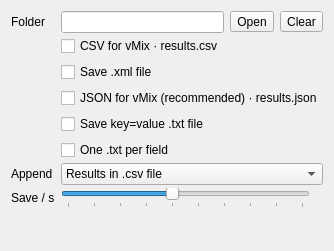
              <widget class="QWidget" name="tab_textFiles">
               <property name="sizePolicy">
                <sizepolicy hsizetype="Preferred" vsizetype="Preferred">
                 <horstretch>0</horstretch>
                 <verstretch>0</verstretch>
                </sizepolicy>
               </property>
               <layout class="QFormLayout" name="formLayout_2">
                <property name="fieldGrowthPolicy">
                 <enum>QFormLayout::ExpandingFieldsGrow</enum>
                </property>
                <property name="verticalSpacing">
                 <number>3</number>
                </property>
                <property name="bottomMargin">
                 <number>0</number>
                </property>
                <item row="0" column="0">
                 <widget class="QLabel" name="label_7">
                  <property name="text">
                   <string>Folder</string>
                  </property>
                 </widget>
                </item>
                <item row="0" column="1">
                 <widget class="QWidget" name="widget_5" native="true">
                  <property name="sizePolicy">
                   <sizepolicy hsizetype="Expanding" vsizetype="Fixed">
                    <horstretch>0</horstretch>
                    <verstretch>0</verstretch>
                   </sizepolicy>
                  </property>
                  <layout class="QHBoxLayout" name="horizontalLayout_6">
                   <property name="leftMargin">
                    <number>0</number>
                   </property>
                   <property name="topMargin">
                    <number>0</number>
                   </property>
                   <property name="rightMargin">
                    <number>0</number>
                   </property>
                   <property name="bottomMargin">
                    <number>0</number>
                   </property>
                   <item>
                    <widget class="QLineEdit" name="lineEdit_folder">
                     <property name="toolTip">
                      <string>The folder the text files are written to</string>
                     </property>
                     <property name="readOnly">
                      <bool>true</bool>
                     </property>
                    </widget>
                   </item>
                   <item>
                    <widget class="QToolButton" name="pushButton_selectFolder">
                     <property name="toolTip">
                      <string>Choose the output folder</string>
                     </property>
                     <property name="text">
                      <string>Open</string>
                     </property>
                    </widget>
                   </item>
                   <item>
                    <widget class="QToolButton" name="toolButton_trashFolder">
                     <property name="toolTip">
                      <string>Stop writing files (forget the folder)</string>
                     </property>
                     <property name="text">
                      <string>Clear</string>
                     </property>
                    </widget>
                   </item>
                  </layout>
                 </widget>
                </item>
                <item row="1" column="1">
                 <widget class="QWidget" name="widget_12" native="true">
                  <property name="sizePolicy">
                   <sizepolicy hsizetype="Expanding" vsizetype="Fixed">
                    <horstretch>0</horstretch>
                    <verstretch>0</verstretch>
                   </sizepolicy>
                  </property>
                  <layout class="QVBoxLayout" name="horizontalLayout_14">
                   <property name="leftMargin">
                    <number>0</number>
                   </property>
                   <property name="topMargin">
                    <number>0</number>
                   </property>
                   <property name="rightMargin">
                    <number>0</number>
                   </property>
                   <property name="bottomMargin">
                    <number>0</number>
                   </property>
                   <item>
                    <widget class="QCheckBox" name="checkBox_saveCsv">
                     <property name="toolTip">
                      <string>Also write results.csv: a timestamp and a column per field</string>
                     </property>
                     <property name="text">
                      <string>CSV for vMix · results.csv</string>
                     </property>
                    </widget>
                   </item>
                   <item>
                    <widget class="QCheckBox" name="checkBox_saveXML">
                     <property name="toolTip">
                      <string>Also write results.xml: every field with its name, text, state and position</string>
                     </property>
                     <property name="text">
                      <string>Save .xml file</string>
                     </property>
                    </widget>
                   </item>
                   <item>
                    <widget class="QCheckBox" name="checkBox_saveJson">
                     <property name="toolTip">
                      <string>Write results.json for vMix Data Sources: one array row with every field, [{"Home Score": "21", ...}]</string>
                     </property>
                     <property name="text">
                      <string>JSON for vMix (recommended) · results.json</string>
                     </property>
                    </widget>
                   </item>
                   <item>
                    <widget class="QCheckBox" name="checkBox_saveKeyValue">
                     <property name="toolTip">
                      <string>Also write results.txt: a "Field Name=value" line per field (for example for SuiteCG or a TriCaster DataLink watch folder)</string>
                     </property>
                     <property name="text">
                      <string>Save key=value .txt file</string>
                     </property>
                    </widget>
                   </item>
                   <item>
                    <widget class="QCheckBox" name="checkBox_savePerBoxTxt">
                     <property name="toolTip">
                      <string>One .txt per field (not recommended; use results.json for vMix)</string>
                     </property>
                     <property name="text">
                      <string>One .txt per field</string>
                     </property>
                     <property name="checked">
                      <bool>false</bool>
                     </property>
                    </widget>
                   </item>
                  </layout>
                 </widget>
                </item>
                <item row="2" column="0">
                 <widget class="QLabel" name="label_append">
                  <property name="toolTip">
                   <string>Add each new value to a log, or keep only the latest values</string>
                  </property>
                  <property name="text">
                   <string>Append</string>
                  </property>
                 </widget>
                </item>
                <item row="2" column="1">
                 <widget class="QComboBox" name="comboBox_appendMethod">
                  <property name="toolTip">
                   <string>Add each new value to a log (results.csv, the .txt files or both), or keep only the latest values</string>
                  </property>
                  <property name="sizePolicy">
                   <sizepolicy hsizetype="Expanding" vsizetype="Fixed">
                    <horstretch>0</horstretch>
                    <verstretch>0</verstretch>
                   </sizepolicy>
                  </property>
                  <item>
                   <property name="text">
                    <string>Results in .csv file</string>
                   </property>
                  </item>
                  <item>
                   <property name="text">
                    <string>Results in .txt files</string>
                   </property>
                  </item>
                  <item>
                   <property name="text">
                    <string>Results in both</string>
                   </property>
                  </item>
                  <item>
                   <property name="text">
                    <string>Don't append results</string>
                   </property>
                  </item>
                 </widget>
                </item>
                <item row="3" column="0">
                 <widget class="QLabel" name="label_savePerSec">
                  <property name="toolTip">
                   <string>How many times per second to save the results to files</string>
                  </property>
                  <property name="text">
                   <string>Save / s</string>
                  </property>
                 </widget>
                </item>
                <item row="3" column="1">
                 <widget class="QWidget" name="widget_aggsPerSecond" native="true">
                  <layout class="QHBoxLayout" name="horizontalLayout_aggsPerSecond">
                   <property name="leftMargin">
                    <number>0</number>
                   </property>
                   <property name="topMargin">
                    <number>0</number>
                   </property>
                   <property name="rightMargin">
                    <number>0</number>
                   </property>
                   <property name="bottomMargin">
                    <number>0</number>
                   </property>
                   <item>
                    <widget class="QSlider" name="horizontalSlider_aggsPerSecond">
                     <property name="accessibleName">
                      <string>File saves per second</string>
                     </property>
                     <property name="toolTip">
                      <string>How many times per second the files are written (1-10). Affects only the files.</string>
                     </property>
                     <property name="minimum">
                      <number>1</number>
                     </property>
                     <property name="maximum">
                      <number>10</number>
                     </property>
                     <property name="pageStep">
                      <number>1</number>
                     </property>
                     <property name="value">
                      <number>5</number>
                     </property>
                     <property name="orientation">
                      <enum>Qt::Horizontal</enum>
                     </property>
                     <property name="tickPosition">
                      <enum>QSlider::TicksBelow</enum>
                     </property>
                    </widget>
                   </item>
                   <item>
                    <widget class="QLabel" name="label_aggsPerSecondValue">
                     <property name="alignment">
                      <set>Qt::AlignRight|Qt::AlignTrailing|Qt::AlignVCenter</set>
                     </property>
                    </widget>
                   </item>
                  </layout>
                 </widget>
                </item>
                <item row="4" column="1">
                 <spacer name="verticalSpacer_2">
                  <property name="orientation">
                   <enum>Qt::Vertical</enum>
                  </property>
                  <property name="sizeHint" stdset="0">
                   <size>
                    <width>20</width>
                    <height>40</height>
                   </size>
                  </property>
                 </spacer>
                </item>
               </layout>
              </widget>
